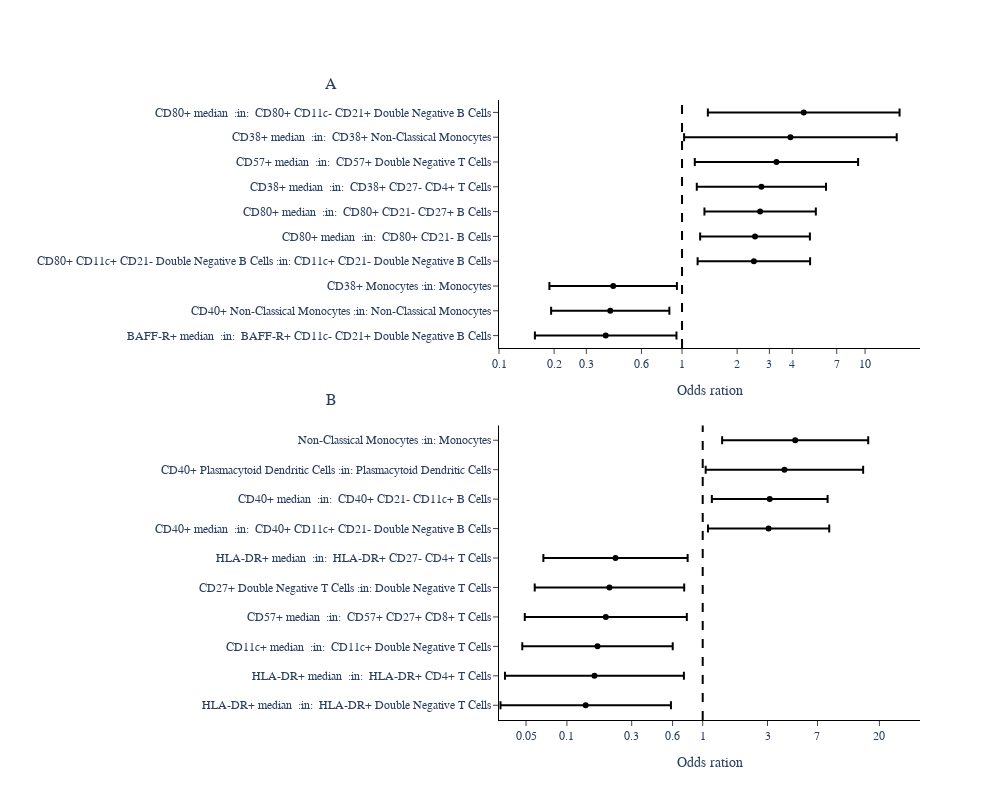

Notebook cell for this chart:
### Markdown cell above
## Fig 1

### Code cell
file = open(fold + "/data_aux/feature_a1.pkl","rb")
data = pk.load(file)
file.close()
d2_d = data["d2_d"]
d3_p = data["d3_p"]

#d2_d_lab =pd.read_csv("d2_d_lab.csv",sep="\t")
#d2_d_lab = dict(zip(d2_d_lab['var'],d2_d_lab['Short name']))
#d3_p_lab =pd.read_csv("d3_p_lab.csv",sep="\t")
#d3_p_lab = dict(zip(d3_p_lab['var'],d3_p_lab['Short name']))

#for k in d2_d_lab.keys():
#    d2_d.loc[d2_d["var"]==k,"var"] = d2_d_lab[k]
#for k in d3_p_lab.keys():
#    d3_p.loc[d3_p["var"]==k,"var"] = d3_p_lab[k]
d2_d = d2_d.loc[d2_d.pvalue<=0.05]
d2_d.loc[d2_d.index,"cib"] = d2_d.ci2 -d2_d["or"]
d2_d.loc[d2_d.index,"cia"] = d2_d["or"] - d2_d.ci1
d2_d = d2_d.sort_values(by="mu",ascending=False).copy()
d3_p = d3_p.loc[d3_p.pvalue<=0.05]
d3_p.loc[d3_p.index,"cib"] = d3_p.ci2 -d3_p["or"]
d3_p.loc[d3_p.index,"cia"] = d3_p["or"] - d3_p.ci1
d3_p = d3_p.sort_values(by="mu",ascending=False).copy()
#10 best
#10 best
d2_d = d2_d.iloc[0:10,:]
d2_d = d2_d.sort_values(by="or",ascending=True).copy()
d3_p = d3_p.iloc[0:10,:]
d3_p = d3_p.sort_values(by="or",ascending=True).copy()

f = go.FigureWidget(make_subplots(rows=2,cols=1,subplot_titles=["A","B"],vertical_spacing=0.05))
f.add_trace(go.Scatter(x=d2_d["or"], y=d2_d["var"],error_x=dict(
            type='data',
            symmetric=False,
            array=d2_d.cib,
            arrayminus=d2_d.cia),mode='markers'),row=1,col=1)
f.update_traces(marker=dict(color="black", size=6),selector=dict(type='scatter'))
f.layout.xaxis.type="log"
f.update_xaxes(range=[-1,1.3],title="Odds ration",row=1,col=1)
f.update_yaxes(range=[-0.5, 9.5],title="",row=1,col=1)
f.layout.yaxis.domain = (0.6,1)

f.add_trace(go.Scatter(x=d3_p["or"], y=d3_p["var"],error_x=dict(
            type='data',
            symmetric=False,
            array=d3_p.cib,
            arrayminus=d3_p.cia),mode='markers'),row=2,col=1)
f.update_traces(marker=dict(color="black", size=6),selector=dict(type='scatter'))
f.layout.xaxis2.type="log"
f.update_xaxes(range=[-1.5,1.6],title="Odds ration",row=2,col=1)
f.update_yaxes(range=[-0.5, 9.5],title="",row=2,col=1)
#f.layout.yaxis2.domain = (0.6,1)

f.update_layout(height=800,width = 1000,showlegend=False,font_size=12,font_family="Arial",plot_bgcolor="white",
    xaxis=dict(linecolor="black"),xaxis2=dict(linecolor="black"),
    yaxis=dict(linecolor="black"),yaxis2=dict(linecolor="black"))
f.add_vline(x=1,line_dash="dash",line_color = "black",opacity=1,row=1,col=1)
f.add_vline(x=1,line_dash="dash",line_color = "black",opacity=1,row=2,col=1)
f.update_xaxes(ticks="outside")
f.update_yaxes(ticks="outside")

f.layout["annotations"][0].x=-0.4
f.layout["annotations"][1].x=-0.4
f.layout["annotations"][0].y=1.01
f.layout["annotations"][1].y=0.5
f.update_layout(xaxis={"tickmode": "array","tickvals": pd.to_numeric([f"{n:.1g}" for n in np.geomspace(0.01, 12, 15)])})
f.update_layout(xaxis2={"tickmode": "array","tickvals": pd.to_numeric([f"{n:.1g}" for n in np.geomspace(0.01, 15, 10)])})
#f.write_image("fig1.svg")
f

### Figure 1 — Plotly figure (JSON) as saved in the notebook; plotly's stock layout.template omitted (floating-point values rounded to 4 significant figures)
{"data": [{"error_x": {"array": [0.5497, 0.4472, 0.5171, 2.54, 2.49, 2.711, 3.403, 5.879, 10.98, 10.81], "arrayminus": [0.2256, 0.2126, 0.2319, 1.252, 1.248, 1.345, 1.51, 2.105, 2.883, 3.237], "symmetric": false, "type": "data"}, "marker": {"color": "black", "size": 6}, "mode": "markers", "type": "scatter", "uid": "ef816362-5995-4355-9019-cbf364bbe33a", "x": [0.3827, 0.4053, 0.4204, 2.468, 2.504, 2.671, 2.713, 3.279, 3.909, 4.621], "xaxis": "x", "y": ["BAFF-R+ median  :in:  BAFF-R+ CD11c- CD21+ Double Negative B Cells", "CD40+ Non-Classical Monocytes :in: Non-Classical Monocytes", "CD38+ Monocytes :in: Monocytes", "CD80+ CD11c+ CD21- Double Negative B Cells :in: CD11c+ CD21- Double Negative B Cells", "CD80+ median  :in:  CD80+ CD21- B Cells", "CD80+ median  :in:  CD80+ CD21- CD27+ B Cells", "CD38+ median  :in:  CD38+ CD27- CD4+ T Cells", "CD57+ median  :in:  CD57+ Double Negative T Cells", "CD38+ median  :in:  CD38+ Non-Classical Monocytes", "CD80+ median  :in:  CD80+ CD11c- CD21+ Double Negative B Cells"], "yaxis": "y"}, {"error_x": {"array": [0.446, 0.5676, 0.4335, 0.5705, 0.5248, 0.5465, 5.486, 5.194, 11.19, 11.75], "arrayminus": [0.1051, 0.1245, 0.1211, 0.1444, 0.1478, 0.1609, 1.963, 1.947, 2.944, 3.405], "symmetric": false, "type": "data"}, "marker": {"color": "black", "size": 6}, "mode": "markers", "type": "scatter", "uid": "1f43e166-76fe-4983-be3c-a61792f79887", "x": [0.1376, 0.1595, 0.168, 0.1934, 0.2058, 0.228, 3.056, 3.115, 3.996, 4.795], "xaxis": "x2", "y": ["HLA-DR+ median  :in:  HLA-DR+ Double Negative T Cells", "HLA-DR+ median  :in:  HLA-DR+ CD4+ T Cells", "CD11c+ median  :in:  CD11c+ Double Negative T Cells", "CD57+ median  :in:  CD57+ CD27+ CD8+ T Cells", "CD27+ Double Negative T Cells :in: Double Negative T Cells", "HLA-DR+ median  :in:  HLA-DR+ CD27- CD4+ T Cells", "CD40+ median  :in:  CD40+ CD11c+ CD21- Double Negative B Cells", "CD40+ median  :in:  CD40+ CD21- CD11c+ B Cells", "CD40+ Plasmacytoid Dendritic Cells :in: Plasmacytoid Dendritic Cells", "Non-Classical Monocytes :in: Monocytes"], "yaxis": "y2"}], "layout": {"annotations": [{"font": {"size": 16}, "showarrow": false, "text": "A", "x": -0.4, "xanchor": "center", "xref": "paper", "y": 1.01, "yanchor": "bottom", "yref": "paper"}, {"font": {"size": 16}, "showarrow": false, "text": "B", "x": -0.4, "xanchor": "center", "xref": "paper", "y": 0.5, "yanchor": "bottom", "yref": "paper"}], "font": {"family": "Arial", "size": 12}, "height": 800, "plot_bgcolor": "white", "shapes": [{"line": {"color": "black", "dash": "dash"}, "opacity": 1, "type": "line", "x0": 1, "x1": 1, "xref": "x", "y0": 0, "y1": 1, "yref": "y domain"}, {"line": {"color": "black", "dash": "dash"}, "opacity": 1, "type": "line", "x0": 1, "x1": 1, "xref": "x2", "y0": 0, "y1": 1, "yref": "y2 domain"}], "showlegend": false, "width": 1000, "xaxis": {"anchor": "y", "domain": [0, 1], "linecolor": "black", "range": [-1, 1.3], "tickmode": "array", "ticks": "outside", "tickvals": [0.01, 0.02, 0.03, 0.05, 0.08, 0.1, 0.2, 0.3, 0.6, 1, 2, 3, 4, 7, 10], "title": {"text": "Odds ration"}, "type": "log"}, "xaxis2": {"anchor": "y2", "domain": [0, 1], "linecolor": "black", "range": [-1.5, 1.6], "tickmode": "array", "ticks": "outside", "tickvals": [0.01, 0.02, 0.05, 0.1, 0.3, 0.6, 1, 3, 7, 20], "title": {"text": "Odds ration"}, "type": "log"}, "yaxis": {"anchor": "x", "domain": [0.6, 1], "linecolor": "black", "range": [-0.5, 9.5], "ticks": "outside", "title": {"text": ""}, "type": "category"}, "yaxis2": {"anchor": "x2", "domain": [0, 0.475], "linecolor": "black", "range": [-0.5, 9.5], "ticks": "outside", "title": {"text": ""}, "type": "category"}}}
